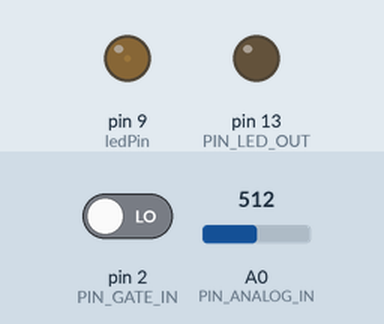
Simulated run of this sketch. Board: Arduino Uno, built with avr-gcc and run on an emulated ATmega328P. On the bench: output pins drawn as LEDs (lit = HIGH). The inputs (shaded band) are chosen by the test bench; at power-on: pin 2 (PIN_GATE_IN) LOW, A0 (PIN_ANALOG_IN) = 512. What the sketch prints to the serial monitor is not drawn.

Above: at 1.2 s.
1.3 s: pin 2 (PIN_GATE_IN) driven HIGH
At 2.4 s:
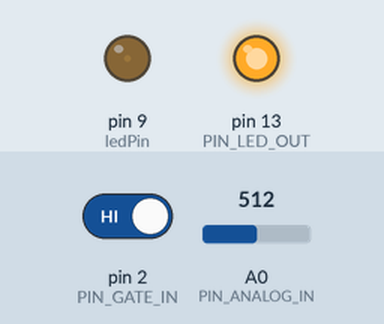
4.4 s: pin 2 (PIN_GATE_IN) driven LOW
At 5.7 s:
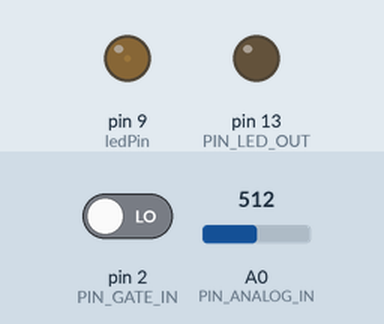
Timing chart, 0 to 7.4 s (numbered marks = the images above; inputs shaded):
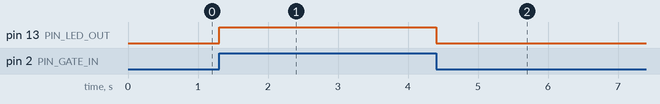

The sketch:

sound_lock.ino
```cpp
/******************************************************************************
   INTRO:
   This is a lock system that unlocks at the play of the chosen song.
   The sound sonsor is used to monitor the volume of the sounds.
   If the reading contains a pattern from the chosen song, the system get unlocked.
   It is not very accurate though. You might have to replay the chosen part several times to unlock.
   You also have to play the song in a quite environment to get rid of the influences from outside noises.
 ******************************************************************************/

/******************************************************************************
   ISSUES:
   when LEDs are added to the circuit the readings of the sonsor tend to overall increase by a certain amount.
   Current solution is to use an offset variable to calibrate the overall reading.
 ******************************************************************************/

/******************************************************************************
   Based on sound_detector_demo.ino from https://learn.sparkfun.com/tutorials/sound-detector-hookup-guide/all

   Connections:
   The Sound Detector is connected to the Adrduino as follows:
   (Sound Detector -> Arduino pin)
   GND → GND
   VCC → 5V
   Gate → Pin 2
   Envelope → A0

   Resources:
   Additional library requirements: none

   Development environment specifics:
   Using Arduino IDe 1.0.5
   Tested on Redboard, 3.3v/8MHz and 5v/16MHz ProMini hardware.

 ******************************************************************************/

// Define hardware connections
#define PIN_GATE_IN 2
#define IRQ_GATE_IN  0
#define PIN_LED_OUT 13
#define PIN_ANALOG_IN A0

const int ledPin =  9;                     // define the the LED connection pin
const int brightnessLocked = 10;           // the brightness of the lED when its locked
const int brightnessUnlocked = 255;        // the brightness of the lED when its unlocked
int readingOffset = -1;
// when LEDs are added to the circuit, the reading of the sensor seemed to be influence somehow
// and all the values are generally raised by a certain amount.
// the offset variable is to make sure the readings are still at the same level as the passcode.

char songCode[1000];                       // the code of the song that is currently playing
char passcode[] = "BBCBAA";                // a repetitive snippet from the song we chose
boolean locked = true;                     // the state of the lock. Whether locked or unlocked. Initially locked

int i;                                     // the variable is used to control the pace of things happening in the loop function


// soundISR()
// This function is installed as an interrupt service routine for the pin
// change interrupt.  When digital input 2 changes state, this routine
// is called.
// It queries the state of that pin, and sets the onboard LED to reflect that
// pin's state.

void soundISR()
{
  int pin_val;

  pin_val = digitalRead(PIN_GATE_IN);
  digitalWrite(PIN_LED_OUT, pin_val);
}

void setup()
{
  Serial.begin(9600);

  //  Configure LED pin as output
  pinMode(PIN_LED_OUT, OUTPUT);
  pinMode(ledPin, OUTPUT);

  // configure input to interrupt
  pinMode(PIN_GATE_IN, INPUT);
  attachInterrupt(IRQ_GATE_IN, soundISR, CHANGE);

  // Display status
  //  Serial.println("Initialized");

  analogWrite(ledPin, brightnessLocked);             // set the initial brightness of the LED pin. Locked mode

}

void loop()
{
  int value;

  // Check the envelope input
  value = analogRead(PIN_ANALOG_IN);

  // Convert envelope value into a message
  Serial.print("Status: ");
  if ((value + readingOffset) <= 10)                // refer to the ISSUES part at the beginning for the reason why a readingOffset is used
  {
    Serial.println("||");
    strcat(songCode, "A");
  }
  else if ( ((value + readingOffset) > 10) && ( (value + readingOffset) <= 30))
  {
    Serial.println("||||");
    strcat(songCode, "B");
  }
  else if ((value + readingOffset) > 30)
  {
    Serial.println("||||||");
    strcat(songCode, "C");
  }
  // contatenating strings in C:
  // https://www.programmingsimplified.com/c-program-concatenate-strings


  if (i % 25 == 0) {
    // statements within these curly brackets gets excuted less often than the loop runs for readability

    // report the current song code after a set interval for debugging use
    Serial.print("songcode: ");
    Serial.println(songCode);


    /* search for passcode in the songCode: */
    char *pointer = strstr(songCode, passcode);  //a variable used to detect if a string is with in a nother
    // https://www.codingame.com/playgrounds/14213/how-to-play-with-strings-in-c/search-within-a-string
    // what is a char*:  https://stackoverflow.com/questions/6823249/what-is-a-char

    if (pointer != NULL) {       // if the passcode is found within the current code string, i.e. unlocked
      locked = false;            // update the lock status
      Serial.println("------------you just unlocked!!!------------");    // let me know during which part it is unlocked

    } else {}                    // if the passcode is NOT found within the current code string, i.e. locked


    if(locked == true){          // keep reminding me of the current lock state
      Serial.println("------------locked------------");
    } else {
      Serial.println("------------unlocked------------");
    }

    songCode[0] = 0;            // reset the songCode at the end of every loop to prevent memory overflow
  }


  Serial.println(value);        // print the reading for debug purpose


  i++;                         // increase the timer trigger variable

  ledControl(locked);
  delay(100);                  // pause for 100 millisec before next loop

  //  int b = analogRead(ledPin);
  //  Serial.println(b);           // read the current brightness for debug purpose

}


/*---------------------------------------- Functions ----------------------------------------*/

void ledControl(boolean locked){
  // a function to control the behaviour of the LEDs

  int LED = digitalRead(PIN_GATE_IN);           // link the behaviour of the exteranl LEDs to the intertal LED on the sonsor, so that they follow the beats


  if (locked == true) {                         // in the case the program is still locked
    analogWrite(ledPin, brightnessLocked);      // keep the brightness at the unlocked level
  } else {                                      // in the case the program is unlocked
    if(LED == HIGH){
      analogWrite(ledPin, brightnessUnlocked);  // when there's a beat, LED turns on
    } else {
      analogWrite(ledPin, 0);                   // when there's no beats, LED turns off
    }
  }

}
```

Measured:
- after the input at 1.3 s, pin 13 (PIN_LED_OUT): LOW → HIGH at once
- after the input at 4.4 s, pin 13 (PIN_LED_OUT): HIGH → LOW at once
